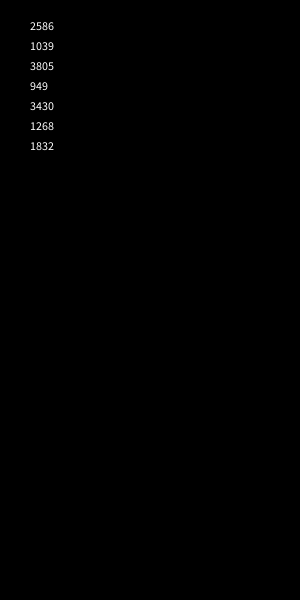
Frame 1 (no input)
Frame 60 (the mouse pressed at the canvas centre just before this capture): identical to frame 1, image omitted
Frame 120 (the mouse held since frame 60 and released just before this capture): identical to frame 1, image omitted

The Processing sketch that drew this single still picture (run headless with seeded random() and noise(); from frame 60 on, the mouse is pressed at the canvas centre):

// Processing sketch: processing_43480
// ── processing_43480.pde

int myRandomNumber1;
int myRandomNumber2;
int myRandomNumber3;
int myRandomNumber4;
int myRandomNumber5;
int myRandomNumber6;
int myRandomNumber7;


void setup(){
size(300,600);
myRandomNumber1=(int)random(4000);
myRandomNumber2=(int)random(4000);
myRandomNumber3=(int)random(4000);
myRandomNumber4=(int)random(4000);
myRandomNumber5=(int)random(4000);
myRandomNumber6=(int)random(4000);
myRandomNumber7=(int)random(4000);

}

void draw(){
  background(0);
  
  text(myRandomNumber1,30,30);
  text(myRandomNumber2,30,50);
  text(myRandomNumber3,30,70);
  text(myRandomNumber4,30,90);
  text(myRandomNumber5,30,110);
  text(myRandomNumber6,30,130);
  text(myRandomNumber7,30,150);
}
                
                
